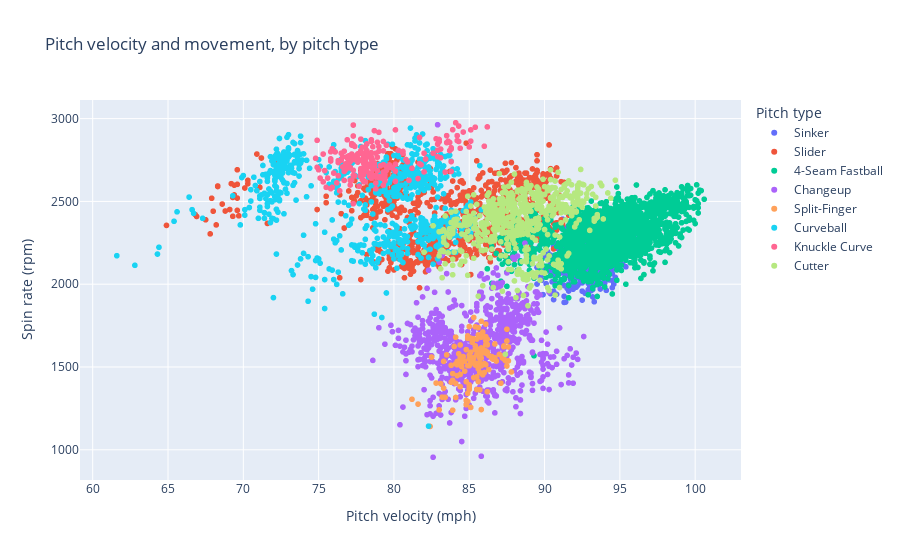

The notebook cell this image was saved under:
### Markdown cell above
Fast pitches are certainly hard to hit, but as we see above there's clearly some kind of relationship between type of pitch and its speed. For pitches that don't rely on speed to fool the batter, they usually use *movement*. How a ball moves through the air, and how its movement is changed by the amount of *spin* on the ball is a fairly complicated topic, but for further learning you can check out [this YouTube video](https://www.youtube.com/watch?v=0lbQwFmwBNs) for a good explanation. We can build on this later, but for now we can consider *spin rate* to be a good measurement for pitch movement.

Ignoring individual pitchers for a second, we can plot the relationship between pitch velocity and spin rate, and see how that relates to pitch type:

### Code cell
px.scatter(pitch_data[pitch_data['player_name'].isin(top_pitchers.index)], 
           x='release_speed', y='release_spin_rate', color='pitch_name', # Compare velocity and spin rate
           labels={'release_speed':'Pitch velocity (mph)', 'release_spin_rate':'Spin rate (rpm)', 'pitch_name':'Pitch type'},
           title='Pitch velocity and movement, by pitch type', height=500)

### Figure 1 — Plotly figure (JSON) as saved in the notebook; plotly's stock layout.template omitted (floating-point values rounded to 4 significant figures; data arrays with more than 128 entries replaced by an {"elided": "..."} marker saying what was removed)
{"data": [{"hovertemplate": "Pitch type=Sinker<br>Pitch velocity (mph)=%{x}<br>Spin rate (rpm)=%{y}<extra></extra>", "legendgroup": "Sinker", "marker": {"color": "#636efa", "symbol": "circle"}, "mode": "markers", "name": "Sinker", "showlegend": true, "type": "scattergl", "x": {"elided": "671 float values"}, "xaxis": "x", "y": {"elided": "671 int values"}, "yaxis": "y"}, {"hovertemplate": "Pitch type=Slider<br>Pitch velocity (mph)=%{x}<br>Spin rate (rpm)=%{y}<extra></extra>", "legendgroup": "Slider", "marker": {"color": "#EF553B", "symbol": "circle"}, "mode": "markers", "name": "Slider", "showlegend": true, "type": "scattergl", "x": {"elided": "852 float values"}, "xaxis": "x", "y": {"elided": "852 int values"}, "yaxis": "y"}, {"hovertemplate": "Pitch type=4-Seam Fastball<br>Pitch velocity (mph)=%{x}<br>Spin rate (rpm)=%{y}<extra></extra>", "legendgroup": "4-Seam Fastball", "marker": {"color": "#00cc96", "symbol": "circle"}, "mode": "markers", "name": "4-Seam Fastball", "showlegend": true, "type": "scattergl", "x": {"elided": "2294 float values"}, "xaxis": "x", "y": {"elided": "2294 int values"}, "yaxis": "y"}, {"hovertemplate": "Pitch type=Changeup<br>Pitch velocity (mph)=%{x}<br>Spin rate (rpm)=%{y}<extra></extra>", "legendgroup": "Changeup", "marker": {"color": "#ab63fa", "symbol": "circle"}, "mode": "markers", "name": "Changeup", "showlegend": true, "type": "scattergl", "x": {"elided": "765 float values"}, "xaxis": "x", "y": {"elided": "765 int values"}, "yaxis": "y"}, {"hovertemplate": "Pitch type=Split-Finger<br>Pitch velocity (mph)=%{x}<br>Spin rate (rpm)=%{y}<extra></extra>", "legendgroup": "Split-Finger", "marker": {"color": "#FFA15A", "symbol": "circle"}, "mode": "markers", "name": "Split-Finger", "showlegend": true, "type": "scattergl", "x": {"elided": "139 float values"}, "xaxis": "x", "y": {"elided": "139 int values"}, "yaxis": "y"}, {"hovertemplate": "Pitch type=Curveball<br>Pitch velocity (mph)=%{x}<br>Spin rate (rpm)=%{y}<extra></extra>", "legendgroup": "Curveball", "marker": {"color": "#19d3f3", "symbol": "circle"}, "mode": "markers", "name": "Curveball", "showlegend": true, "type": "scattergl", "x": {"elided": "727 float values"}, "xaxis": "x", "y": {"elided": "727 int values"}, "yaxis": "y"}, {"hovertemplate": "Pitch type=Knuckle Curve<br>Pitch velocity (mph)=%{x}<br>Spin rate (rpm)=%{y}<extra></extra>", "legendgroup": "Knuckle Curve", "marker": {"color": "#FF6692", "symbol": "circle"}, "mode": "markers", "name": "Knuckle Curve", "showlegend": true, "type": "scattergl", "x": {"elided": "205 float values"}, "xaxis": "x", "y": {"elided": "205 int values"}, "yaxis": "y"}, {"hovertemplate": "Pitch type=Cutter<br>Pitch velocity (mph)=%{x}<br>Spin rate (rpm)=%{y}<extra></extra>", "legendgroup": "Cutter", "marker": {"color": "#B6E880", "symbol": "circle"}, "mode": "markers", "name": "Cutter", "showlegend": true, "type": "scattergl", "x": {"elided": "585 float values"}, "xaxis": "x", "y": {"elided": "585 int values"}, "yaxis": "y"}], "layout": {"autosize": true, "legend": {"title": {"text": "Pitch type"}, "tracegroupgap": 0}, "title": {"text": "Pitch velocity and movement, by pitch type"}, "xaxis": {"anchor": "y", "autorange": true, "domain": [0, 1], "range": [59.27, 102.9], "title": {"text": "Pitch velocity (mph)"}, "type": "linear"}, "yaxis": {"anchor": "x", "autorange": true, "domain": [0, 1], "range": [812.8, 3117.0], "title": {"text": "Spin rate (rpm)"}, "type": "linear"}}}
